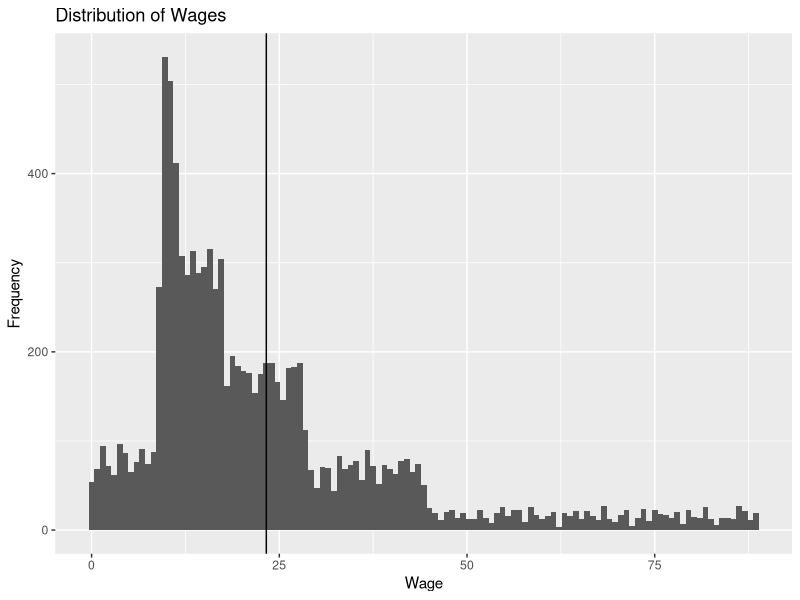
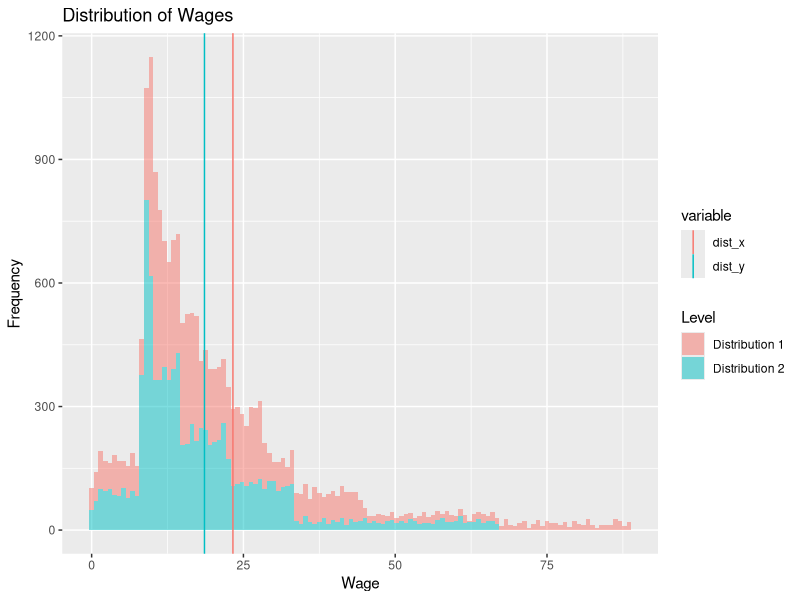

Generate these figures, in order, with R:
library(ggplot2)
library(reshape2)
library(plyr)

#x is the wage at each percentile
x<- c(9.07, 11.27, 17.40, 28.32, 44.29)
y<- c(8.33,  9.73,	14.61,	22.59, 33.23)

distribution_generator<- function(x){  
  cum.p <- c(.1, .25, .5, .75, .9)
  prob <- c( cum.p[1], diff(cum.p), .1)
  freq <- 10000 
  len<-100
  # range of values beyond x to sample from
  range <- c(0, x, 2*max(x))
  s <- sapply(2:length(range), function(i) {
    seq(range[i-1], range[i], length.out=len)
  })
  # sample from s, total of freq values, with probabilities from prob 
  out <- sample(s, freq, prob=rep(prob, each=len), replace = T)
  return(out)  
}

dist_x<- distribution_generator(x)

#make a ggplot on one distribtuion
df<- as.data.frame(dist_x)
ggplot(df, aes(x = dist_x)) + 
  geom_histogram(xlim = c(0, 3*max(dist_x)/4), binwidth = 0.75)+
  labs(title = "Distribution of Wages", x = "Wage", y= "Frequency")+
  geom_vline(data=df, aes(xintercept=mean(dist_x)))


# make a ggplot overlaying the first with a second distribtuion
dist_y<- distribution_generator(y)
dat<- melt(data.frame(dist_x, dist_y))
mean_dat <- ddply(dat, "variable", summarise, wage.mean=mean(value))

ggplot(dat, aes(x = value, fill = variable)) + 
  geom_histogram(xlim = c(0, 3*max(max(dist_x), max(dist_y))/4), binwidth = 0.75, alpha = 0.5)+
  labs(title = "Distribution of Wages", x = "Wage", y= "Frequency")+
  geom_vline(data=mean_dat, aes(xintercept=wage.mean,  colour=variable))+ 
  scale_fill_discrete(name="Level",
                    breaks=c("dist_x", "dist_y"),
                    labels=c("Distribution 1", "Distribution 2"))
